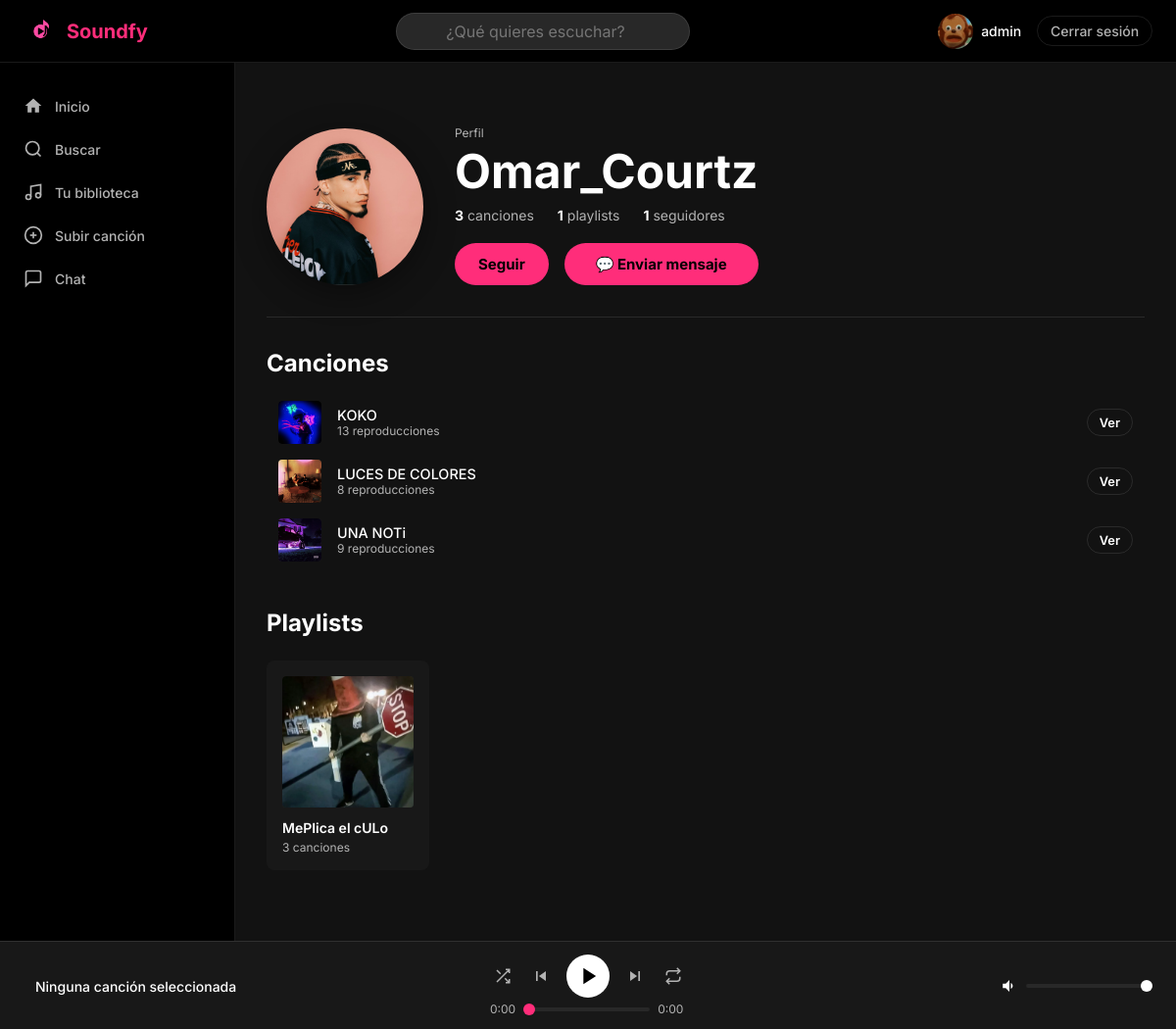
The app's page /users/perfil/Omar_Courtz/ (signed in) with its own data.
### users/models.py (models this page shows, shortened)
class Usuario(AbstractUser):
    foto_perfil = models.ImageField(
        upload_to='fotos_perfil/',
        null=True,
        blank=True
    )
    biografia = models.TextField(max_length=500, blank=True)
    fecha_nacimiento = models.DateField(null=True, blank=True)
    es_artista = models.BooleanField(default=False)
    seguidores = models.ManyToManyField(
        'self',
        symmetrical=False,
        related_name='siguiendo',
        blank=True
    )
    class Meta:
        verbose_name = 'Usuario'
        verbose_name_plural = 'Usuarios'

### music/models.py (models this page shows, shortened)
class Cancion(models.Model):
    titulo = models.CharField(max_length=200)
    artista = models.ForeignKey(
        Usuario,
        on_delete=models.CASCADE,
        related_name='canciones'
    )
    album = models.ForeignKey(
        Album,
        on_delete=models.SET_NULL,
        null=True,
        blank=True,
        related_name='canciones'
    )
    genero = models.ForeignKey(
        Genero,
        on_delete=models.SET_NULL,
        null=True,
        blank=True
    )
    archivo_audio = models.FileField(upload_to='canciones/')
    portada = models.ImageField(upload_to='portadas_canciones/', null=True, blank=True)
    duracion = models.PositiveIntegerField(help_text='Duración en segundos', default=0)
    reproducciones = models.PositiveIntegerField(default=0)
    fecha_subida = models.DateTimeField(auto_now_add=True)
    es_publica = models.BooleanField(default=True)
    class Meta:
        verbose_name = 'Canción'
        verbose_name_plural = 'Canciones'
        ordering = ['-fecha_subida']

class Playlist(models.Model):
    nombre = models.CharField(max_length=200)
    descripcion = models.TextField(blank=True)
    propietario = models.ForeignKey(
        Usuario,
        on_delete=models.CASCADE,
        related_name='playlists'
    )
    canciones = models.ManyToManyField(
        Cancion,
        through='PlaylistCancion',
        blank=True
    )
    portada = models.ImageField(upload_to='portadas_playlists/', null=True, blank=True)
    es_publica = models.BooleanField(default=True)
    creada_en = models.DateTimeField(auto_now_add=True)
    class Meta:
        verbose_name = 'Playlist'
        verbose_name_plural = 'Playlists'

### users/views.py (the view)
# urls.py: path('perfil/<str:username>/', views.vista_perfil, name='perfil'),
@login_required
def vista_perfil(request, username):
    perfil = get_object_or_404(Usuario, username=username)
    canciones = perfil.canciones.filter(es_publica=True).order_by('-fecha_subida')[:10]
    playlists = perfil.playlists.filter(es_publica=True)
    es_propio = request.user == perfil
    ya_sigue = request.user.siguiendo.filter(pk=perfil.pk).exists()
    return render(request, 'users/perfil.html', {
        'perfil': perfil,
        'canciones': canciones,
        'playlists': playlists,
        'es_propio': es_propio,
        'ya_sigue': ya_sigue,
    })

### soundfy/context_processors.py (called while the page is built)
def google_analytics(request):
    return {
        'GA_MEASUREMENT_ID': settings.GA_MEASUREMENT_ID
    }

### templates/users/perfil.html (shortened to what this page needs)
{% extends 'base.html' %}
{% load static %}
{% block contenido %}
<div class="perfil-cabecera">
    <div class="perfil-avatar">
        {% if perfil.foto_perfil %}
            <img src="{{ perfil.foto_perfil.url }}" alt="{{ perfil.username }}">
        {% else %}
            <div class="avatar-grande">{{ perfil.username|first|upper }}</div>
        {% endif %}
    </div>
    <div class="perfil-info">
        <span class="texto-muted">Perfil</span>
        <h1>{{ perfil.username }}</h1>
        <div class="perfil-stats">
            <span><strong>{{ perfil.canciones.count }}</strong> canciones</span>
            <span><strong>{{ perfil.playlists.count }}</strong> playlists</span>
            <span><strong>{{ perfil.seguidores.count }}</strong> seguidores</span>
        </div>
        <div class="perfil-acciones">
            {% if es_propio %}
                <a href="{% url 'editar_perfil' %}" class="btn-primario btn-bloque">Editar perfil</a>
            {% else %}
                <a href="{% url 'seguir_usuario' username=perfil.username %}"
                   class="{% if ya_sigue %}btn-secundario{% else %}btn-primario{% endif %}">
                    {% if ya_sigue %}Siguiendo{% else %}Seguir{% endif %}
                </a>
            {% endif %}
            {% if not es_propio %}
            <a href="{% url 'crear_sala' usuario_id=perfil.pk %}" class="btn-primario btn-bloque">💬 Enviar mensaje</a>
            {% endif %}
        </div>
    </div>
</div>
{% if canciones %}
<section class="perfil-seccion">
    <h2>Canciones</h2>
    <div class="lista-canciones">
        {% for cancion in canciones %}
            <div class="fila-cancion" onclick="reproducirCancionConCola(
                    '{% url 'servir_audio' pk=cancion.pk %}',
                    '{{ cancion.titulo }}',
                    '{{ cancion.artista.username }}',
                    '{% if cancion.portada %}{{ cancion.portada.url }}{% endif %}',
                    {{ cancion.pk }},
                    [{% for c in canciones %}{
                        pk: {{ c.pk }},
                        url: '{% url 'servir_audio' pk=c.pk %}',
                        titulo: '{{ c.titulo }}',
                        artista: '{{ c.artista.username }}',
                        portada: '{% if c.portada %}{{ c.portada.url }}{% endif %}'
                    }{% if not forloop.last %},{% endif %}{% endfor %}]
                )">
                <div class="fila-cancion-portada">
                    {% if cancion.portada %}
                        <img src="{{ cancion.portada.url }}" alt="{{ cancion.titulo }}" loading="lazy">
                    {% else %}
                        <div class="portada-placeholder-pequeña">♪</div>
                    {% endif %}
                </div>
                <div class="fila-cancion-info">
                    <span class="fila-cancion-titulo">{{ cancion.titulo }}</span>
                    <span class="texto-muted">{{ cancion.reproducciones }} reproducciones</span>
                </div>
                <a href="{% url 'detalle_cancion' pk=cancion.pk %}"
                   class="btn-secundario btn-pequeño"
                   onclick="event.stopPropagation()">Ver</a>
            </div>
        {% endfor %}
    </div>
</section>
{% endif %}
{% if playlists %}
<section class="perfil-seccion">
    <h2>Playlists</h2>
    <div class="grid-canciones">
        {% for playlist in playlists %}
            <a href="{% url 'detalle_playlist' pk=playlist.pk %}" class="tarjeta-cancion">
                <div class="tarjeta-portada">
                    {% if playlist.portada %}
                        <img src="{{ playlist.portada.url }}" alt="{{ playlist.nombre }}" loading="lazy">
                    {% else %}
                        <div class="portada-placeholder">♫</div>
                    {% endif %}
                </div>
                <div class="tarjeta-info">
                    <span class="tarjeta-titulo">{{ playlist.nombre }}</span>
                    <span class="tarjeta-artista">{{ playlist.canciones.count }} canciones</span>
                </div>
            </a>
        {% endfor %}
    </div>
</section>
{% endif %}
{% endblock %}

### templates/partials/navbar.html (shortened to what this page needs)
{% load static %}
<nav class="navbar">
    {% load static %}
    <div class="navbar-logo">
        <a href="{% url 'inicio' %}">
            <img src="{% static 'img/logo.png' %}" alt="Soundfy" height="36">
            <span>Soundfy</span>
        </a>
    </div>
    <div class="navbar-busqueda">
        <div class="barra-busqueda-wrapper" style="position: relative;">
            <input
                type="search"
                id="buscador-global"
                class="barra-busqueda"
                placeholder="¿Qué quieres escuchar?"
                autocomplete="off"
            >
        </div>
    </div>
    <div class="navbar-usuario">
        <a href="{% url 'perfil' username=user.username %}">
            {% if user.foto_perfil %}
                <img src="{{ user.foto_perfil.url }}" alt="{{ user.username }}" class="avatar-pequeño">
            {% else %}
                <div class="avatar-pequeño avatar-placeholder">{{ user.username|first|upper }}</div>
            {% endif %}
            <span>{{ user.username }}</span>
        </a>
        <a href="{% url 'logout' %}" class="btn-logout">Cerrar sesión</a>
    </div>
</nav>

### static/css/mobile.css (style rules this page uses)
html, body { max-width: 100vw; overflow-x: hidden; }

### records on screen
Usuario: foto_perfil (picture), username "admin"
Usuario: foto_perfil (picture), username "Omar_Courtz", canciones.count "3", playlists.count "1", seguidores.count "1"
Cancion: portada (picture), titulo "KOKO", reproducciones "13"
Cancion: portada (picture), titulo "LUCES DE COLORES", reproducciones "8"
Cancion: portada (picture), titulo "UNA NOTi", reproducciones "9"
Playlist: portada (picture), nombre "MePIica el cULo", canciones.count "3"
